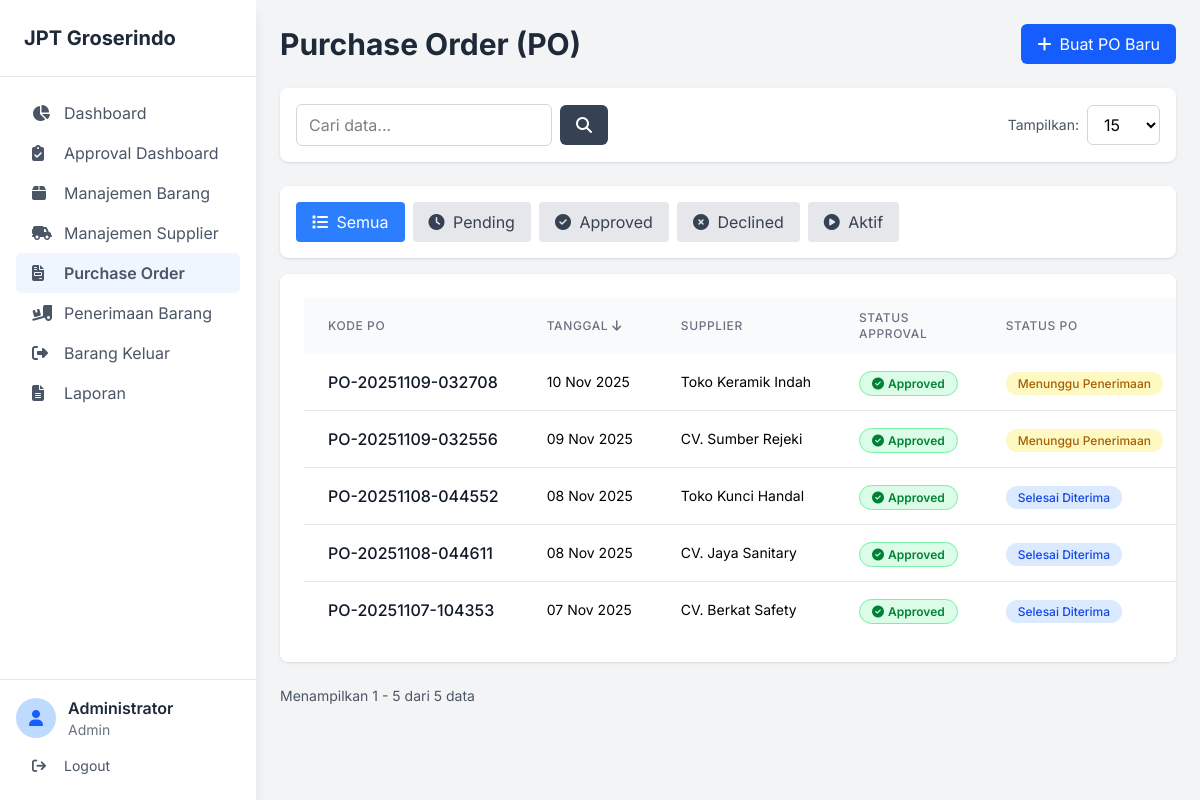
Page /index.php?page=purchase-order (signed in) on the committed database.
### tables this page shows
CREATE TABLE `purchase_orders` (
  `id_po` int(11) NOT NULL AUTO_INCREMENT,
  `kode_po` varchar(50) NOT NULL,
  `tanggal_po` date NOT NULL,
  `id_supplier` int(11) NOT NULL,
  `id_user` int(11) NOT NULL,
  `status` enum('Menunggu Penerimaan','Selesai Diterima','Dibatalkan') DEFAULT 'Menunggu Penerimaan',
  `status_approval` enum('Pending','Approved','Declined') DEFAULT 'Pending',
  `approved_by` int(11) DEFAULT NULL,
  `approved_at` datetime DEFAULT NULL,
  `approval_notes` text DEFAULT NULL,
  PRIMARY KEY (`id_po`),
  UNIQUE KEY `kode_po` (`kode_po`),
  KEY `id_supplier` (`id_supplier`),
  KEY `id_user` (`id_user`),
  KEY `approved_by` (`approved_by`),
  CONSTRAINT `purchase_orders_ibfk_1` FOREIGN KEY (`id_supplier`) REFERENCES `suppliers` (`id_supplier`),
  CONSTRAINT `purchase_orders_ibfk_2` FOREIGN KEY (`id_user`) REFERENCES `users` (`id_user`),
  CONSTRAINT `purchase_orders_ibfk_3` FOREIGN KEY (`approved_by`) REFERENCES `users` (`id_user`)
);

CREATE TABLE `suppliers` (
  `id_supplier` int(11) NOT NULL AUTO_INCREMENT,
  `nama_supplier` varchar(255) NOT NULL,
  `alamat` text DEFAULT NULL,
  `telepon` varchar(20) DEFAULT NULL,
  PRIMARY KEY (`id_supplier`)
);

### pages/purchase_order.php (the view, shortened to what this page needs)
<?php
require_once 'includes/table_helper.php';
$user_role = $_SESSION['role'];
$can_create = ($user_role == 'Admin' || $user_role == 'Staf Purchasing');
$limit = isset($_GET['limit']) ? (int)$_GET['limit'] : 15;
$page = isset($_GET['p']) ? (int)$_GET['p'] : 1;
$offset = ($page - 1) * $limit;
$sort_columns = ['kode_po', 'tanggal_po', 'nama_supplier', 'status'];
$sort_by = isset($_GET['sort']) && in_array($_GET['sort'], $sort_columns) ? $_GET['sort'] : 'tanggal_po';
$order = isset($_GET['order']) && strtolower($_GET['order']) == 'asc' ? 'ASC' : 'DESC';
$search = isset($_GET['search']) ? $_GET['search'] : '';
$filter_status = isset($_GET['filter_status']) ? $_GET['filter_status'] : 'all';
$sql_base = "FROM purchase_orders po
             JOIN suppliers s ON po.id_supplier = s.id_supplier
             LEFT JOIN users u ON po.approved_by = u.id_user";
$params = [];
$where_clause = "1=1";
$count_sql = "SELECT COUNT(po.id_po) " . $sql_base . " WHERE {$where_clause}";
$stmt_count = $pdo->prepare($count_sql);
$stmt_count->execute($params);
$total_records = $stmt_count->fetchColumn();
$data_sql = "SELECT po.id_po, po.kode_po, po.tanggal_po, po.status, po.status_approval,
             po.approved_at, s.nama_supplier, u.nama_lengkap as approved_by_name
             " . $sql_base . "
             WHERE {$where_clause}
             ORDER BY {$sort_by} {$order}
             LIMIT {$limit} OFFSET {$offset}";
$stmt = $pdo->prepare($data_sql);
$stmt->execute($params);
$po_list = $stmt->fetchAll(PDO::FETCH_ASSOC);
$url_params = ['page' => 'purchase-order', 'search' => $search, 'limit' => $limit, 'sort' => $sort_by, 'order' => $order, 'p' => $page];
?>
<div class="flex justify-between items-center mb-6">
    <h1 class="text-3xl font-bold text-gray-800">Purchase Order (PO)</h1>
    <?php if ($can_create): ?>
        <button id="btn-show-form-po" class="bg-blue-600 text-white px-4 py-2 rounded-md hover:bg-blue-700 flex items-center gap-2">
            <i class="fa-solid fa-plus"></i>
            <span>Buat PO Baru</span>
        </button>
    <?php endif; ?>
</div>
<div class="mb-4 bg-white p-4 rounded-lg shadow flex gap-2 flex-wrap">
    <a href="index.php?page=purchase-order&filter_status=all"
       class="px-4 py-2 rounded transition-colors <?php echo $filter_status === 'all' ? 'bg-blue-500 text-white' : 'bg-gray-200 text-gray-700 hover:bg-gray-300'; ?>">
        <i class="fa-solid fa-list mr-1"></i> Semua
    </a>
    <a href="index.php?page=purchase-order&filter_status=pending"
       class="px-4 py-2 rounded transition-colors <?php echo $filter_status === 'pending' ? 'bg-yellow-500 text-white' : 'bg-gray-200 text-gray-700 hover:bg-gray-300'; ?>">
        <i class="fa-solid fa-clock mr-1"></i> Pending
    </a>
    <a href="index.php?page=purchase-order&filter_status=approved"
       class="px-4 py-2 rounded transition-colors <?php echo $filter_status === 'approved' ? 'bg-green-500 text-white' : 'bg-gray-200 text-gray-700 hover:bg-gray-300'; ?>">
        <i class="fa-solid fa-check-circle mr-1"></i> Approved
    </a>
    <a href="index.php?page=purchase-order&filter_status=declined"
       class="px-4 py-2 rounded transition-colors <?php echo $filter_status === 'declined' ? 'bg-red-500 text-white' : 'bg-gray-200 text-gray-700 hover:bg-gray-300'; ?>">
        <i class="fa-solid fa-times-circle mr-1"></i> Declined
    </a>
    <a href="index.php?page=purchase-order&filter_status=active"
       class="px-4 py-2 rounded transition-colors <?php echo $filter_status === 'active' ? 'bg-blue-500 text-white' : 'bg-gray-200 text-gray-700 hover:bg-gray-300'; ?>">
        <i class="fa-solid fa-play-circle mr-1"></i> Aktif
    </a>
</div>
<div class="bg-white p-6 rounded-lg shadow overflow-x-auto">
    <table class="w-full table-auto">
        <thead class="bg-gray-50">
            <tr>
                <th class="px-6 py-3 text-left text-xs font-medium text-gray-500 uppercase tracking-wider"><?php generate_sort_link('kode_po', 'Kode PO', $url_params); ?></th>
                <th class="px-6 py-3 text-left text-xs font-medium text-gray-500 uppercase tracking-wider"><?php generate_sort_link('tanggal_po', 'Tanggal', $url_params); ?></th>
                <th class="px-6 py-3 text-left text-xs font-medium text-gray-500 uppercase tracking-wider"><?php generate_sort_link('nama_supplier', 'Supplier', $url_params); ?></th>
                <th class="px-6 py-3 text-left text-xs font-medium text-gray-500 uppercase tracking-wider">Status Approval</th>
                <th class="px-6 py-3 text-left text-xs font-medium text-gray-500 uppercase tracking-wider"><?php generate_sort_link('status', 'Status PO', $url_params); ?></th>
            </tr>
        </thead>
        <tbody class="bg-white divide-y divide-gray-200">
            <?php foreach ($po_list as $po): ?>
                <tr class="hover:bg-gray-50">
                    <td class="px-6 py-4 whitespace-nowrap font-medium text-gray-900"><?php echo htmlspecialchars($po['kode_po']); ?></td>
                    <td class="px-6 py-4 whitespace-nowrap text-sm"><?php echo htmlspecialchars(date('d M Y', strtotime($po['tanggal_po']))); ?></td>
                    <td class="px-6 py-4 whitespace-nowrap text-sm"><?php echo htmlspecialchars($po['nama_supplier']); ?></td>
                    <td class="px-6 py-4 whitespace-nowrap">
                        <?php
                        $approval_status = $po['status_approval'] ?? 'Pending';
                        $badge_class = '';
                        $icon = '';
                        $status_text = '';
                        if ($approval_status === 'Approved') {
                            $badge_class = 'bg-green-100 text-green-700 border border-green-300';
                            $icon = '<i class="fa-solid fa-check-circle mr-1"></i>';
                            $status_text = 'Approved';
                        } elseif ($approval_status === 'Declined') {
                            $badge_class = 'bg-red-100 text-red-700 border border-red-300';
                            $icon = '<i class="fa-solid fa-times-circle mr-1"></i>';
                            $status_text = 'Declined';
                        } else {
                            $badge_class = 'bg-yellow-100 text-yellow-700 border border-yellow-300';
                            $icon = '<i class="fa-solid fa-clock mr-1"></i>';
                            $status_text = 'Pending';
                        }
                        ?>
                        <span class="px-3 py-1 text-xs font-semibold rounded-full <?php echo $badge_class; ?>">
                            <?php echo $icon . $status_text; ?>
                        </span>
                    </td>
                    <td class="px-6 py-4 whitespace-nowrap">
                        <?php
                        $status = $po['status'];
                        $status_class = '';
                        if ($status === 'Selesai Diterima') {
                            $status_class = 'bg-blue-100 text-blue-700';
                        } elseif ($status === 'Menunggu Penerimaan') {
                            $status_class = 'bg-yellow-100 text-yellow-700';
                        } elseif ($status === 'Dibatalkan') {
                            $status_class = 'bg-red-100 text-red-700';
                        }
                        ?>
                        <span class="px-3 py-1 text-xs font-medium rounded-full <?php echo $status_class; ?>">
                            <?php echo htmlspecialchars($status); ?>
                        </span>
                    </td>
                </tr>
            <?php endforeach; ?>
        </tbody>
    </table>
</div>
<div class="mt-6 flex justify-between items-center">
    <div class="text-sm text-gray-600">
        Menampilkan <?php echo $offset + 1; ?> - <?php echo min($offset + $limit, $total_records); ?> dari <?php echo $total_records; ?> data
    </div>
</div>

### includes/header.php (style rules this page uses)
body { font-family: 'Inter', sans-serif; }

### rows in the picture
purchase_orders: kode_po "PO-20251109-032708", tanggal_po "10 Nov 2025", id_supplier.nama_supplier "Toko Keramik Indah", status_approval "Approved", status "Menunggu Penerimaan"
purchase_orders: kode_po "PO-20251109-032556", tanggal_po "09 Nov 2025", id_supplier.nama_supplier "CV. Sumber Rejeki", status_approval "Approved", status "Menunggu Penerimaan"
purchase_orders: kode_po "PO-20251108-044552", tanggal_po "08 Nov 2025", id_supplier.nama_supplier "Toko Kunci Handal", status_approval "Approved", status "Selesai Diterima"
purchase_orders: kode_po "PO-20251108-044611", tanggal_po "08 Nov 2025", id_supplier.nama_supplier "CV. Jaya Sanitary", status_approval "Approved", status "Selesai Diterima"
purchase_orders: kode_po "PO-20251107-104353", tanggal_po "07 Nov 2025", id_supplier.nama_supplier "CV. Berkat Safety", status_approval "Approved", status "Selesai Diterima"

### other values in the picture
$item['label'] "Dashboard"
$item['label'] "Approval Dashboard"
$item['label'] "Manajemen Barang"
$item['label'] "Manajemen Supplier"
$item['label'] "Purchase Order"
$item['label'] "Penerimaan Barang"
$item['label'] "Barang Keluar"
$item['label'] "Laporan"
$_SESSION['nama_lengkap'] "Administrator"
$_SESSION['role'] "Admin"
$display_text "KODE PO TANGGAL SUPPLIER STATUS PO"
$offset + 1 "1"
min($offset + $limit, $total_records) "5"
$total_records "5"
